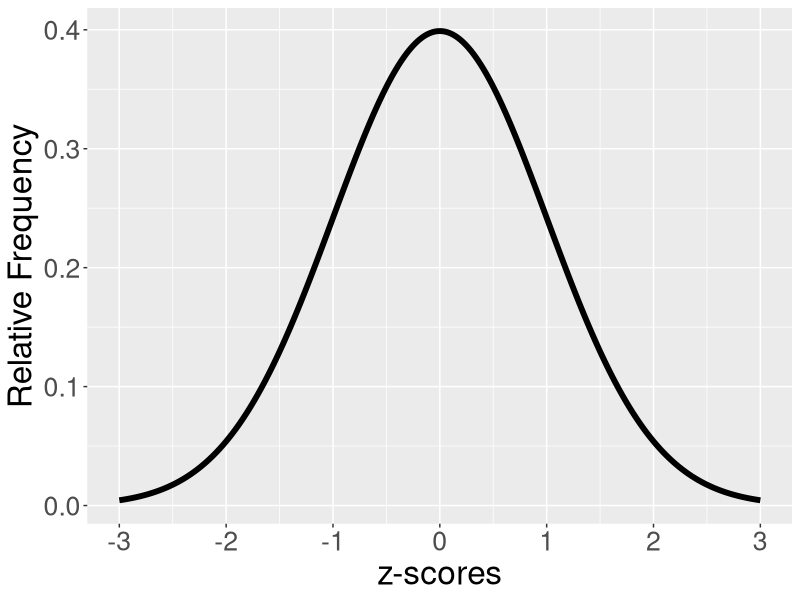
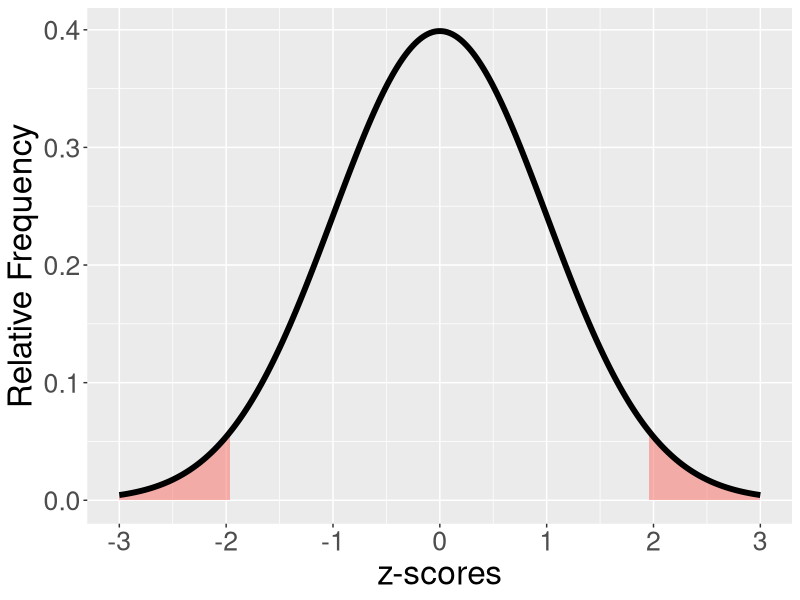
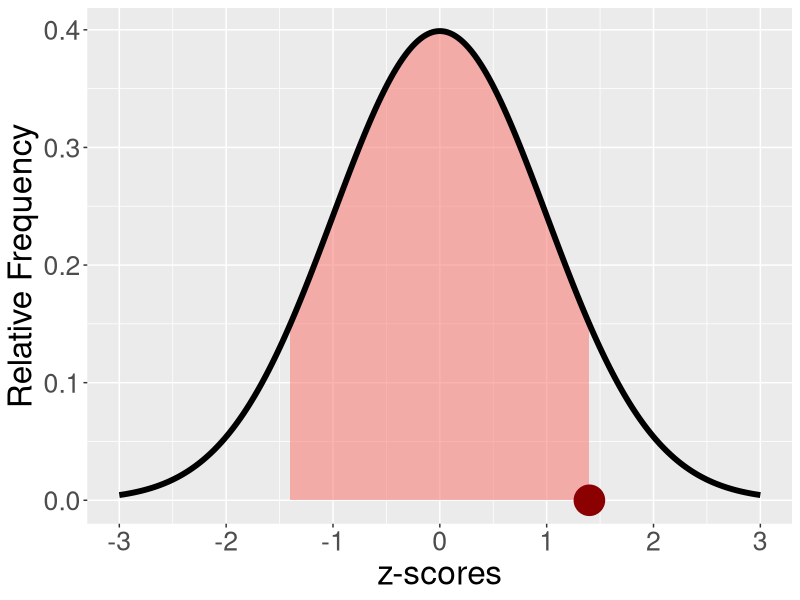
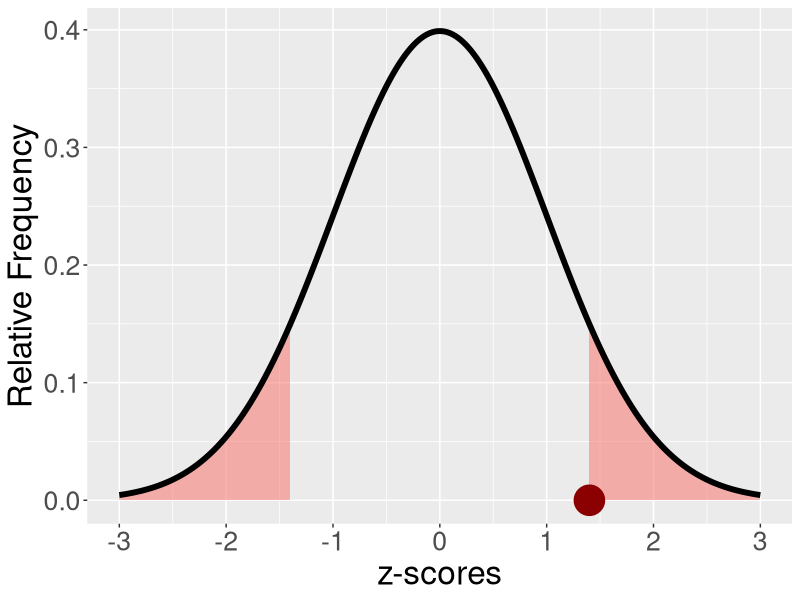
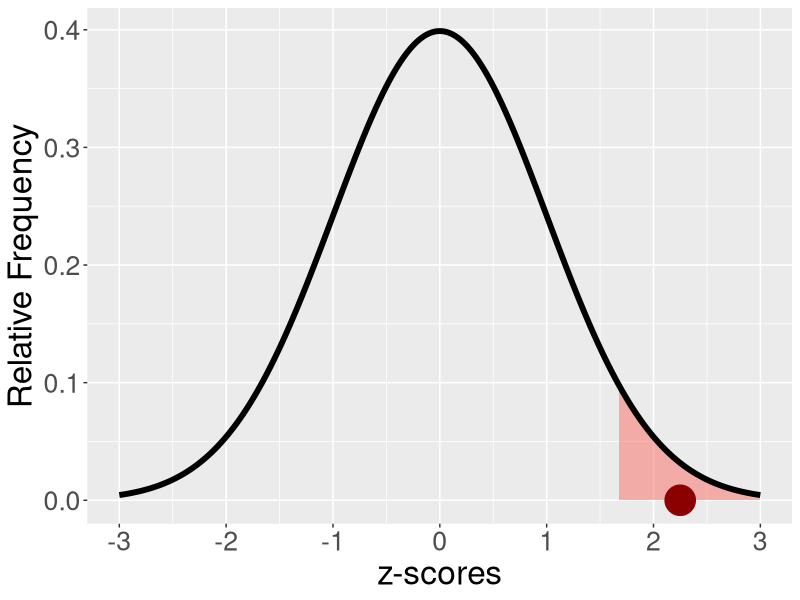
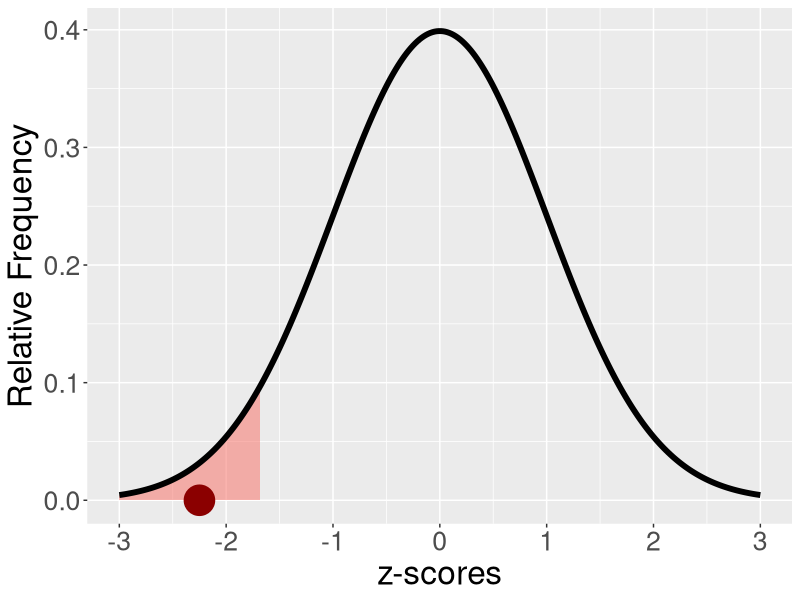
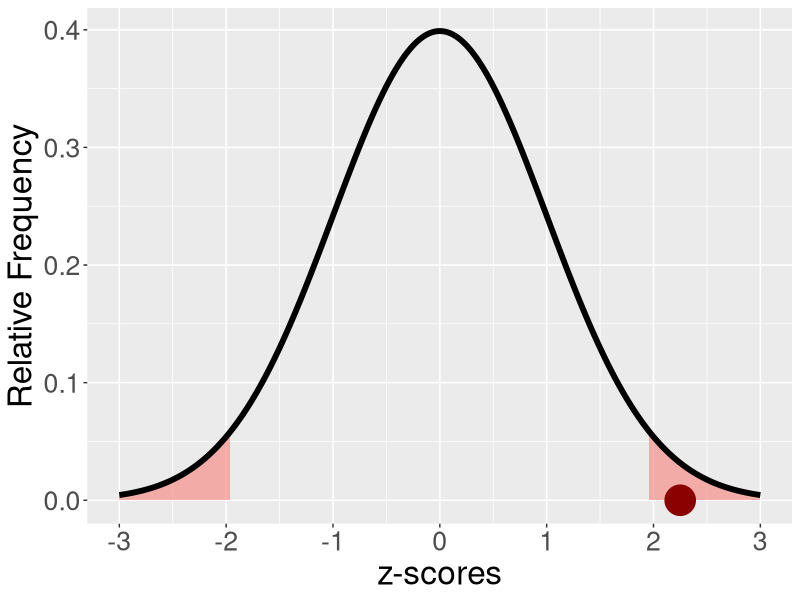
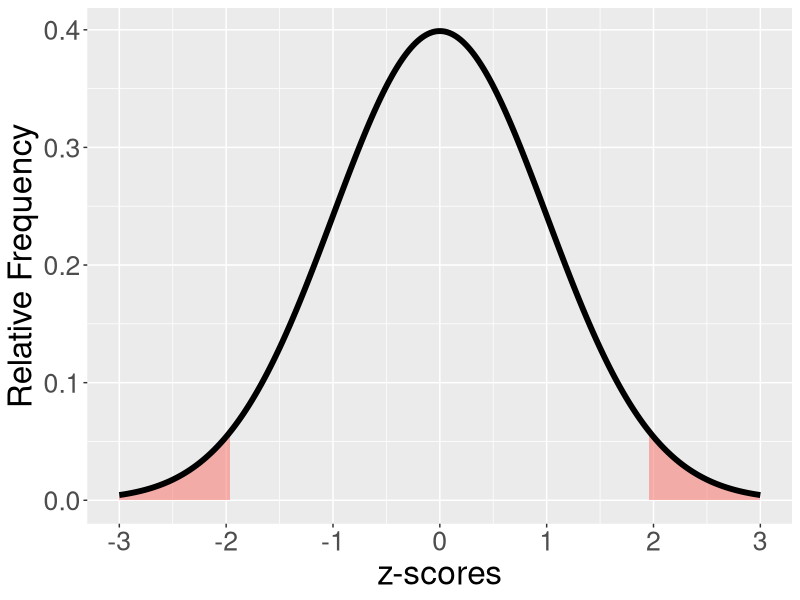

R code for these plots, in order:
# DSFO_08_02: Hypothesis Testing

# For PowerPoint, save graphics as 9" x 4" (2700 x 1200) using
# width = 13.5, height = 6, dpi = 200. 
# But for book use 12 x 6 @ 300

# Color palette:
# - Red:   firebrick3 (#136)
# - Blue:  #1D76B5
# - White: white      (#1)
# - Black: black      (#24)
# - Tan:   wheat      (#646)

# Use ggplot2 as much as possible
library("ggplot2")

# ======================================================================
# Figure_08_02_01_Normal_distribution.png
# ======================================================================

# Shade region of a normal density plot
# Adapted from https://gist.github.com/jrnold/6799152

px <- 1.4   # X coordinate for point on graph
lb <- -1.4  # Lower bounds for marked region
ub <- 1.4   # Upper bounds for marked region
mean = 0    # Mean of distribution
sd = 1      # SD of distribution
limits = c(mean - 3 * sd, mean + 3 * sd)

x <- seq(limits[1], limits[2], length.out = 300)
xmin <- max(lb, limits[1])
xmax <- min(ub, limits[2])
areax <- seq(xmin, xmax, length.out = 300)
area <- data.frame(x = areax, 
                   ymin = 0,
                   ymax = dnorm(areax, mean = mean, sd = sd))
ggplot() +
  geom_line(data.frame(x = x, y = dnorm(x, mean = mean, sd = sd)), 
            mapping = aes(x = x, y = y), size = 2) + 
  scale_x_continuous(limits = limits, 
                     breaks = seq(limits[1], limits[2], 1)) +
  xlab("z-scores") +  # Title on Y axis
  ylab("Relative Frequency") +
  theme(text = element_text(size = 24)) +
  theme(legend.position = "none")

ggsave("Figure_08_02_01_Normal_distribution.png",
       width = 13.5, height = 6, dpi = 200)


# ======================================================================
# Figure_08_02_02_Central_region.png
# ======================================================================

# Shade region of a normal density plot
# Adapted from https://gist.github.com/jrnold/6799152

llb <- -3    # Lower bounds for left marked region
lub <- -1.96 # Upper bounds for left marked region
rlb <- 1.96  # Lower bounds for left marked region
rub <- 3     # Upper bounds for left marked region
mean = 0     # Mean of distribution
sd = 1       # SD of distribution
limits = c(mean - 3 * sd, mean + 3 * sd)

x <- seq(limits[1], limits[2], length.out = 300)

xminl <- max(llb, limits[1])
xmaxl <- min(lub, limits[2])
areaxl <- seq(xminl, xmaxl, length.out = 300)
areal <- data.frame(x = areaxl, 
                    ymin = 0,
                    ymax = dnorm(areaxl, mean = mean, sd = sd))

xminr <- max(rlb, limits[1])
xmaxr <- min(rub, limits[2])
areaxr <- seq(xminr, xmaxr, length.out = 300)
arear <- data.frame(x = areaxr, 
                    ymin = 0,
                    ymax = dnorm(areaxr, mean = mean, sd = sd))

ggplot() +
  geom_ribbon(data = areal,
              mapping = aes(x = x, ymin = ymin, ymax = ymax,
                            fill = "firebrick3", alpha = 0.5)) +
  geom_ribbon(data = arear,
              mapping = aes(x = x, ymin = ymin, ymax = ymax,
                            fill = "firebrick3", alpha = 0.5)) +
  geom_line(data.frame(x = x, y = dnorm(x, mean = mean, sd = sd)), 
            mapping = aes(x = x, y = y), size = 2) + 
  scale_x_continuous(limits = limits, 
                     breaks = seq(limits[1], limits[2], 1)) +
  xlab("z-scores") +  # Title on Y axis
  ylab("Relative Frequency") +
  theme(text = element_text(size = 24)) +
  theme(legend.position = "none")

ggsave("Figure_08_02_02_Central_region.png",
       width = 13.5, height = 6, dpi = 200)


# ======================================================================
# Figure 08.01. Observed p-Value, Part 1.png
# ======================================================================

# Shade region of a normal density plot
# Adapted from https://gist.github.com/jrnold/6799152

px <- 1.4   # X coordinate for point on graph
lb <- -1.4  # Lower bounds for marked region
ub <- 1.4   # Upper bounds for marked region
mean = 0    # Mean of distribution
sd = 1      # SD of distribution
limits = c(mean - 3 * sd, mean + 3 * sd)

x <- seq(limits[1], limits[2], length.out = 300)
xmin <- max(lb, limits[1])
xmax <- min(ub, limits[2])
areax <- seq(xmin, xmax, length.out = 300)
area <- data.frame(x = areax, 
                   ymin = 0,
                   ymax = dnorm(areax, mean = mean, sd = sd))
ggplot() +
  geom_ribbon(data = area,
              mapping = aes(x = x, ymin = ymin, ymax = ymax,
                            fill = "firebrick3", alpha = 0.5)) +
  geom_line(data.frame(x = x, y = dnorm(x, mean = mean, sd = sd)), 
            mapping = aes(x = x, y = y), size = 2) + 
  geom_point(aes(x = px, y = 0), size = 10, color = "darkred") +
  scale_x_continuous(limits = limits, 
                     breaks = seq(limits[1], limits[2], 1)) +
  xlab("z-scores") +  # Title on Y axis
  ylab("Relative Frequency") +
  theme(text = element_text(size = 24)) +
  theme(legend.position = "none")
  
ggsave("Figure 08.01. Observed p-Value, Part 1.png",
#        width = 12, height = 6, dpi = 300)
       width = 13.5, height = 6, dpi = 200)

# ======================================================================
# Figure 08.02. Observed p-Value, Part 2.png
# ======================================================================

px <- 1.4    # X coordinate for point on graph
llb <- -3    # Lower bounds for left marked region
lub <- -1.4  # Upper bounds for left marked region
rlb <- 1.4   # Lower bounds for left marked region
rub <- 3     # Upper bounds for left marked region
mean = 0     # Mean of distribution
sd = 1       # SD of distribution
limits = c(mean - 3 * sd, mean + 3 * sd)

x <- seq(limits[1], limits[2], length.out = 300)

xminl <- max(llb, limits[1])
xmaxl <- min(lub, limits[2])
areaxl <- seq(xminl, xmaxl, length.out = 300)
areal <- data.frame(x = areaxl, 
                    ymin = 0,
                    ymax = dnorm(areaxl, mean = mean, sd = sd))

xminr <- max(rlb, limits[1])
xmaxr <- min(rub, limits[2])
areaxr <- seq(xminr, xmaxr, length.out = 300)
arear <- data.frame(x = areaxr, 
                    ymin = 0,
                    ymax = dnorm(areaxr, mean = mean, sd = sd))

ggplot() +
  geom_ribbon(data = areal,
              mapping = aes(x = x, ymin = ymin, ymax = ymax,
                            fill = "firebrick3", alpha = 0.5)) +
  geom_ribbon(data = arear,
              mapping = aes(x = x, ymin = ymin, ymax = ymax,
                            fill = "firebrick3", alpha = 0.5)) +
  geom_line(data.frame(x = x, y = dnorm(x, mean = mean, sd = sd)), 
            mapping = aes(x = x, y = y), size = 2) + 
  geom_point(aes(x = px, y = 0), size = 10, color = "darkred") +
  scale_x_continuous(limits = limits, 
                     breaks = seq(limits[1], limits[2], 1)) +
  xlab("z-scores") +  # Title on Y axis
  ylab("Relative Frequency") +
  theme(text = element_text(size = 24)) +
  theme(legend.position = "none")

ggsave("Figure 08.02. Observed p-Value, Part 2.png",
#        width = 12, height = 6, dpi = 300)
       width = 13.5, height = 6, dpi = 200)


# ======================================================================
# Figure 08.03. Null Distribution for One-Tailed Test on High End.png
# ======================================================================

px <- 2.25  # X coordinate for point on graph
lb <- 1.68  # Lower bounds for marked region
ub <- 3     # Upper bounds for marked region
mean = 0    # Mean of distribution
sd = 1      # SD of distribution
limits = c(mean - 3 * sd, mean + 3 * sd)

x <- seq(limits[1], limits[2], length.out = 300)
xmin <- max(lb, limits[1])
xmax <- min(ub, limits[2])
areax <- seq(xmin, xmax, length.out = 300)
area <- data.frame(x = areax, 
                   ymin = 0,
                   ymax = dnorm(areax, mean = mean, sd = sd))
ggplot() +
  geom_ribbon(data = area,
              mapping = aes(x = x, ymin = ymin, ymax = ymax,
                            fill = "firebrick3", alpha = 0.5)) +
  geom_line(data.frame(x = x, y = dnorm(x, mean = mean, sd = sd)), 
            mapping = aes(x = x, y = y), size = 2) + 
  geom_point(aes(x = px, y = 0), size = 10, color = "darkred") +
  scale_x_continuous(limits = limits, 
                     breaks = seq(limits[1], limits[2], 1)) +
  xlab("z-scores") +  # Title on Y axis
  ylab("Relative Frequency") +
  theme(text = element_text(size = 24)) +
  theme(legend.position = "none")

ggsave(paste("Figure 08.03. Null Distribution for One-Tailed Test",
             "on High End.png"),
#        width = 12, height = 6, dpi = 300)
       width = 13.5, height = 6, dpi = 200)

# ======================================================================
# Figure 08.04. Null Distribution for One-Tailed Test on Low End.png
# ======================================================================

px <- -2.25 # X coordinate for point on graph
lb <- -3    # Lower bounds for marked region
ub <- -1.68 # Upper bounds for marked region
mean = 0    # Mean of distribution
sd = 1      # SD of distribution
limits = c(mean - 3 * sd, mean + 3 * sd)

x <- seq(limits[1], limits[2], length.out = 300)
xmin <- max(lb, limits[1])
xmax <- min(ub, limits[2])
areax <- seq(xmin, xmax, length.out = 300)
area <- data.frame(x = areax, 
                   ymin = 0,
                   ymax = dnorm(areax, mean = mean, sd = sd))
ggplot() +
  geom_ribbon(data = area,
              mapping = aes(x = x, ymin = ymin, ymax = ymax,
                            fill = "firebrick3", alpha = 0.5)) +
  geom_line(data.frame(x = x, y = dnorm(x, mean = mean, sd = sd)), 
            mapping = aes(x = x, y = y), size = 2) + 
  geom_point(aes(x = px, y = 0), size = 10, color = "darkred") +
  scale_x_continuous(limits = limits, 
                     breaks = seq(limits[1], limits[2], 1)) +
  xlab("z-scores") +  # Title on Y axis
  ylab("Relative Frequency") +
  theme(text = element_text(size = 24)) +
  theme(legend.position = "none")

ggsave(paste("Figure 08.04. Null Distribution for One-Tailed Test",
             "on Low End.png"),
#        width = 12, height = 6, dpi = 300)
       width = 13.5, height = 6, dpi = 200)

# ======================================================================
# Figure 08.05. Null Distribution for Two-Tailed Test.png
# ======================================================================

px <- 2.25   # X coordinate for point on graph
llb <- -3    # Lower bounds for left marked region
lub <- -1.96 # Upper bounds for left marked region
rlb <- 1.96  # Lower bounds for left marked region
rub <- 3     # Upper bounds for left marked region
mean = 0     # Mean of distribution
sd = 1       # SD of distribution
limits = c(mean - 3 * sd, mean + 3 * sd)

x <- seq(limits[1], limits[2], length.out = 300)

xminl <- max(llb, limits[1])
xmaxl <- min(lub, limits[2])
areaxl <- seq(xminl, xmaxl, length.out = 300)
areal <- data.frame(x = areaxl, 
                    ymin = 0,
                    ymax = dnorm(areaxl, mean = mean, sd = sd))

xminr <- max(rlb, limits[1])
xmaxr <- min(rub, limits[2])
areaxr <- seq(xminr, xmaxr, length.out = 300)
arear <- data.frame(x = areaxr, 
                    ymin = 0,
                    ymax = dnorm(areaxr, mean = mean, sd = sd))

ggplot() +
  geom_ribbon(data = areal,
              mapping = aes(x = x, ymin = ymin, ymax = ymax,
                            fill = "firebrick3", alpha = 0.5)) +
  geom_ribbon(data = arear,
              mapping = aes(x = x, ymin = ymin, ymax = ymax,
                            fill = "firebrick3", alpha = 0.5)) +
  geom_line(data.frame(x = x, y = dnorm(x, mean = mean, sd = sd)), 
            mapping = aes(x = x, y = y), size = 2) + 
  geom_point(aes(x = px, y = 0), size = 10, color = "darkred") +
  scale_x_continuous(limits = limits, 
                     breaks = seq(limits[1], limits[2], 1)) +
  xlab("z-scores") +  # Title on Y axis
  ylab("Relative Frequency") +
  theme(text = element_text(size = 24)) +
  theme(legend.position = "none")

ggsave("Figure 08.05. Null Distribution for Two-Tailed Test.png",
#        width = 12, height = 6, dpi = 300)
       width = 13.5, height = 6, dpi = 200)

# ======================================================================
# Figure 08.06. Null Distribution for Two-Tailed Test.png
# ======================================================================

# Same as 08.05 but with no dot for mean

llb <- -3    # Lower bounds for left marked region
lub <- -1.96 # Upper bounds for left marked region
rlb <- 1.96  # Lower bounds for left marked region
rub <- 3     # Upper bounds for left marked region
mean = 0     # Mean of distribution
sd = 1       # SD of distribution
limits = c(mean - 3 * sd, mean + 3 * sd)

x <- seq(limits[1], limits[2], length.out = 300)

xminl <- max(llb, limits[1])
xmaxl <- min(lub, limits[2])
areaxl <- seq(xminl, xmaxl, length.out = 300)
areal <- data.frame(x = areaxl, 
                    ymin = 0,
                    ymax = dnorm(areaxl, mean = mean, sd = sd))

xminr <- max(rlb, limits[1])
xmaxr <- min(rub, limits[2])
areaxr <- seq(xminr, xmaxr, length.out = 300)
arear <- data.frame(x = areaxr, 
                    ymin = 0,
                    ymax = dnorm(areaxr, mean = mean, sd = sd))

ggplot() +
  geom_ribbon(data = areal,
              mapping = aes(x = x, ymin = ymin, ymax = ymax,
                            fill = "firebrick3", alpha = 0.5)) +
  geom_ribbon(data = arear,
              mapping = aes(x = x, ymin = ymin, ymax = ymax,
                            fill = "firebrick3", alpha = 0.5)) +
  geom_line(data.frame(x = x, y = dnorm(x, mean = mean, sd = sd)), 
            mapping = aes(x = x, y = y), size = 2) + 
  scale_x_continuous(limits = limits, 
                     breaks = seq(limits[1], limits[2], 1)) +
  xlab("z-scores") +  # Title on Y axis
  ylab("Relative Frequency") +
  theme(text = element_text(size = 24)) +
  theme(legend.position = "none")

ggsave("Figure 08.06. Null Distribution for Two-Tailed Test.png",
#        width = 12, height = 6, dpi = 300)
       width = 13.5, height = 6, dpi = 200)

# ======================================================================
# Figure 08.07. Alpha and Beta Regions.png
# ======================================================================

llb <- 1.68   # Lower bounds for left distribution's marked region
lub <- 5      # Upper bounds for left distribution's marked region
rlb <- -3     # Lower bounds for right distribution's marked region
rub <- 1.68   # Upper bounds for right distribution's marked region
meanl = 0     # Mean of left distribution
sdl = 1       # SD of left distribution
meanr = 2     # Mean of right distribution
sdr = 1       # SD of right distribution
limits = c(meanl - 3 * sdl, meanr + 3 * sdr)

x <- seq(limits[1], limits[2], length.out = 300)

# Left distribution
xminl <- max(llb, limits[1])
xmaxl <- min(lub, limits[2])
areaxl <- seq(xminl, xmaxl, length.out = 300)
areal <- data.frame(x = areaxl, 
                    ymin = 0,
                    ymax = dnorm(areaxl, mean = meanl, sd = sdl))

# Right distribution
xminr <- max(rlb, limits[1])
xmaxr <- min(rub, limits[2])
areaxr <- seq(xminr, xmaxr, length.out = 300)
arear <- data.frame(x = areaxr, 
                    ymin = 0,
                    ymax = dnorm(areaxr, mean = meanr, sd = sdr))

ggplot() +
  geom_ribbon(data = arear,
              mapping = aes(x = x, ymin = ymin, ymax = ymax,
                            fill = "firebrick3", alpha = 0.5)) +
  geom_ribbon(data = areal,
              mapping = aes(x = x, ymin = ymin, ymax = ymax,
                            fill = "dodgerblue3", alpha = 0.5)) +
  geom_line(data.frame(x = x, y = dnorm(x, mean = meanl, sd = sdl)), 
            mapping = aes(x = x, y = y),
            size = 2, color = "firebrick3") + 
  geom_segment(aes(x = meanl, xend = meanl,
                   y = 0, yend = dnorm(meanl, mean = meanl, sd = sdl)),
               linetype = "dotted", color = "firebrick3", size = 3) +
  geom_point(aes(x = 2.25, y = 0), size = 10, color = "darkred") +
  geom_line(data.frame(x = x, y = dnorm(x, mean = meanr, sd = sdr)), 
            mapping = aes(x = x, y = y),
            size = 2, color = "dodgerblue3") + 
  geom_segment(aes(x = meanr, xend = meanr,
                   y = 0, yend = dnorm(meanr, mean = meanr, sd = sdr)),
               linetype = "dotted", color = "dodgerblue3", size = 3) +
  geom_point(aes(x = 1, y = 0), size = 10, color = "dodgerblue3") +
  scale_x_continuous(limits = limits, 
                     breaks = seq(limits[1], limits[2], 1)) +
  xlab("z-scores") +  # Title on Y axis
  ylab("Relative Frequency") +
  theme(text = element_text(size = 24)) +
  theme(legend.position = "none")

ggsave("Figure 08.07. Alpha and Beta Regions.png",
#        width = 12, height = 6, dpi = 300)
       width = 13.5, height = 6, dpi = 200)

# ======================================================================
# Figure 08.08. Effect of Effect Size on Beta.png
# ======================================================================

llb <- 1.68   # Lower bounds for left distribution's marked region
lub <- 6      # Upper bounds for left distribution's marked region
rlb <- -3     # Lower bounds for right distribution's marked region
rub <- 1.68   # Upper bounds for right distribution's marked region
meanl = 0     # Mean of left distribution
sdl = 1       # SD of left distribution
meanr = 3     # Mean of right distribution
sdr = 1       # SD of right distribution
limits = c(meanl - 3 * sdl, meanr + 3 * sdr)

x <- seq(limits[1], limits[2], length.out = 300)

# Left distribution
xminl <- max(llb, limits[1])
xmaxl <- min(lub, limits[2])
areaxl <- seq(xminl, xmaxl, length.out = 300)
areal <- data.frame(x = areaxl, 
                    ymin = 0,
                    ymax = dnorm(areaxl, mean = meanl, sd = sdl))

# Right distribution
xminr <- max(rlb, limits[1])
xmaxr <- min(rub, limits[2])
areaxr <- seq(xminr, xmaxr, length.out = 300)
arear <- data.frame(x = areaxr, 
                    ymin = 0,
                    ymax = dnorm(areaxr, mean = meanr, sd = sdr))

ggplot() +
  geom_ribbon(data = arear,
              mapping = aes(x = x, ymin = ymin, ymax = ymax,
                            fill = "firebrick3", alpha = 0.5)) +
  geom_ribbon(data = areal,
              mapping = aes(x = x, ymin = ymin, ymax = ymax,
                            fill = "dodgerblue3", alpha = 0.5)) +
  geom_line(data.frame(x = x, y = dnorm(x, mean = meanl, sd = sdl)), 
            mapping = aes(x = x, y = y),
            size = 2, color = "firebrick3") + 
  geom_segment(aes(x = meanl, xend = meanl,
                   y = 0, yend = dnorm(meanl, mean = meanl, sd = sdl)),
               linetype = "dotted", color = "firebrick3", size = 3) +
  geom_point(aes(x = 2.25, y = 0), size = 10, color = "darkred") +
  geom_line(data.frame(x = x, y = dnorm(x, mean = meanr, sd = sdr)), 
            mapping = aes(x = x, y = y),
            size = 2, color = "dodgerblue3") + 
  geom_segment(aes(x = meanr, xend = meanr,
                   y = 0, yend = dnorm(meanr, mean = meanr, sd = sdr)),
               linetype = "dotted", color = "dodgerblue3", size = 3) +
  geom_point(aes(x = 1, y = 0), size = 10, color = "dodgerblue3") +
  scale_x_continuous(limits = limits, 
                     breaks = seq(limits[1], limits[2], 1)) +
  xlab("z-scores") +  # Title on Y axis
  ylab("Relative Frequency") +
  theme(text = element_text(size = 24)) +
  theme(legend.position = "none")

ggsave("Figure 08.08. Effect of Effect Size on Beta.png",
#        width = 12, height = 6, dpi = 300)
       width = 13.5, height = 6, dpi = 200)

# ======================================================================
# Figure 08.09. Effect of Alpha on Beta.png
# ======================================================================

llb <- 0.84   # Lower bounds for left distribution's marked region
lub <- 5      # Upper bounds for left distribution's marked region
rlb <- -3     # Lower bounds for right distribution's marked region
rub <- 0.84   # Upper bounds for right distribution's marked region
meanl = 0     # Mean of left distribution
sdl = 1       # SD of left distribution
meanr = 2     # Mean of right distribution
sdr = 1       # SD of right distribution
limits = c(meanl - 3 * sdl, meanr + 3 * sdr)

x <- seq(limits[1], limits[2], length.out = 300)

# Left distribution
xminl <- max(llb, limits[1])
xmaxl <- min(lub, limits[2])
areaxl <- seq(xminl, xmaxl, length.out = 300)
areal <- data.frame(x = areaxl, 
                    ymin = 0,
                    ymax = dnorm(areaxl, mean = meanl, sd = sdl))

# Right distribution
xminr <- max(rlb, limits[1])
xmaxr <- min(rub, limits[2])
areaxr <- seq(xminr, xmaxr, length.out = 300)
arear <- data.frame(x = areaxr, 
                    ymin = 0,
                    ymax = dnorm(areaxr, mean = meanr, sd = sdr))

ggplot() +
  geom_ribbon(data = arear,
              mapping = aes(x = x, ymin = ymin, ymax = ymax,
                            fill = "firebrick3", alpha = 0.5)) +
  geom_ribbon(data = areal,
              mapping = aes(x = x, ymin = ymin, ymax = ymax,
                            fill = "dodgerblue3", alpha = 0.5)) +
  geom_line(data.frame(x = x, y = dnorm(x, mean = meanl, sd = sdl)), 
            mapping = aes(x = x, y = y),
            size = 2, color = "firebrick3") + 
  geom_segment(aes(x = meanl, xend = meanl,
                   y = 0, yend = dnorm(meanl, mean = meanl, sd = sdl)),
               linetype = "dotted", color = "firebrick3", size = 3) +
  geom_point(aes(x = 2.25, y = 0), size = 10, color = "darkred") +
  geom_line(data.frame(x = x, y = dnorm(x, mean = meanr, sd = sdr)), 
            mapping = aes(x = x, y = y),
            size = 2, color = "dodgerblue3") + 
  geom_segment(aes(x = meanr, xend = meanr,
                   y = 0, yend = dnorm(meanr, mean = meanr, sd = sdr)),
               linetype = "dotted", color = "dodgerblue3", size = 3) +
  geom_point(aes(x = 1, y = 0), size = 10, color = "dodgerblue3") +
  scale_x_continuous(limits = limits, 
                     breaks = seq(limits[1], limits[2], 1)) +
  xlab("z-scores") +  # Title on Y axis
  ylab("Relative Frequency") +
  theme(text = element_text(size = 24)) +
  theme(legend.position = "none")

ggsave("Figure 08.09. Effect of Alpha on Beta.png",
#        width = 12, height = 6, dpi = 300)
       width = 13.5, height = 6, dpi = 200)

# ======================================================================
# Figure 08.10. Effect of Standard Error on Beta.png
# ======================================================================

llb <- 0.84   # Lower bounds for left distribution's marked region
lub <- 5      # Upper bounds for left distribution's marked region
rlb <- -3     # Lower bounds for right distribution's marked region
rub <- 0.84   # Upper bounds for right distribution's marked region
meanl = 0     # Mean of left distribution
sdl = .5       # SD of left distribution
meanr = 2     # Mean of right distribution
sdr = .5       # SD of right distribution
limits = c(meanl - 6 * sdl, meanr + 6 * sdr)

x <- seq(limits[1], limits[2], length.out = 500)

# Left distribution
xminl <- max(llb, limits[1])
xmaxl <- min(lub, limits[2])
areaxl <- seq(xminl, xmaxl, length.out = 500)
areal <- data.frame(x = areaxl, 
                    ymin = 0,
                    ymax = dnorm(areaxl, mean = meanl, sd = sdl))

# Right distribution
xminr <- max(rlb, limits[1])
xmaxr <- min(rub, limits[2])
areaxr <- seq(xminr, xmaxr, length.out = 500)
arear <- data.frame(x = areaxr, 
                    ymin = 0,
                    ymax = dnorm(areaxr, mean = meanr, sd = sdr))

ggplot() +
  geom_ribbon(data = arear,
              mapping = aes(x = x, ymin = ymin, ymax = ymax,
                            fill = "firebrick3", alpha = 0.5)) +
  geom_ribbon(data = areal,
              mapping = aes(x = x, ymin = ymin, ymax = ymax,
                            fill = "dodgerblue3", alpha = 0.5)) +
  geom_line(data.frame(x = x, y = dnorm(x, mean = meanl, sd = sdl)), 
            mapping = aes(x = x, y = y),
            size = 2, color = "firebrick3") + 
  geom_segment(aes(x = meanl, xend = meanl,
                   y = 0, yend = dnorm(meanl, mean = meanl, sd = sdl)),
               linetype = "dotted", color = "firebrick3", size = 3) +
  geom_point(aes(x = 2.25, y = 0), size = 10, color = "darkred") +
  geom_line(data.frame(x = x, y = dnorm(x, mean = meanr, sd = sdr)), 
            mapping = aes(x = x, y = y),
            size = 2, color = "dodgerblue3") + 
  geom_segment(aes(x = meanr, xend = meanr,
                   y = 0, yend = dnorm(meanr, mean = meanr, sd = sdr)),
               linetype = "dotted", color = "dodgerblue3", size = 3) +
  geom_point(aes(x = 1, y = 0), size = 10, color = "dodgerblue3") +
  scale_x_continuous(limits = limits, 
                     breaks = seq(limits[1], limits[2], 1)) +
  xlab("z-scores") +  # Title on Y axis
  ylab("Relative Frequency") +
  theme(text = element_text(size = 24)) +
  theme(legend.position = "none")

ggsave("Figure 08.10. Effect of Standard Error on Beta.png",
#        width = 12, height = 6, dpi = 300)
       width = 13.5, height = 6, dpi = 200)

# ======================================================================
# Figure 08.11. z-test, example.png
# ======================================================================

px <- -1.06    # X coordinate for point on graph
llb <- -3    # Lower bounds for left marked region
lub <- -1.96  # Upper bounds for left marked region
rlb <- 1.96   # Lower bounds for left marked region
rub <- 3     # Upper bounds for left marked region
mean = 0     # Mean of distribution
sd = 1       # SD of distribution
limits = c(mean - 3 * sd, mean + 3 * sd)

x <- seq(limits[1], limits[2], length.out = 300)

xminl <- max(llb, limits[1])
xmaxl <- min(lub, limits[2])
areaxl <- seq(xminl, xmaxl, length.out = 300)
areal <- data.frame(x = areaxl, 
                    ymin = 0,
                    ymax = dnorm(areaxl, mean = mean, sd = sd))

xminr <- max(rlb, limits[1])
xmaxr <- min(rub, limits[2])
areaxr <- seq(xminr, xmaxr, length.out = 300)
arear <- data.frame(x = areaxr, 
                    ymin = 0,
                    ymax = dnorm(areaxr, mean = mean, sd = sd))

ggplot() +
  geom_ribbon(data = areal,
              mapping = aes(x = x, ymin = ymin, ymax = ymax,
                            fill = "firebrick3", alpha = 0.5)) +
  geom_ribbon(data = arear,
              mapping = aes(x = x, ymin = ymin, ymax = ymax,
                            fill = "firebrick3", alpha = 0.5)) +
  geom_line(data.frame(x = x, y = dnorm(x, mean = mean, sd = sd)), 
            mapping = aes(x = x, y = y), size = 2) + 
  geom_point(aes(x = px, y = 0), size = 10, color = "darkred") +
  scale_x_continuous(limits = limits, 
                     breaks = seq(limits[1], limits[2], 1)) +
  xlab("z-scores") +  # Title on Y axis
  ylab("Relative Frequency") +
  theme(text = element_text(size = 24)) +
  theme(legend.position = "none")

ggsave("Figure 08.11. z-test, example.png",
       #        width = 12, height = 6, dpi = 300)
       width = 13.5, height = 6, dpi = 200)

# ======================================================================
# Figure 08.12. z-test, example 2.png
# ======================================================================

px <- 1  # X coordinate for point on graph
lb <- 1.65  # Lower bounds for marked region
ub <- 3     # Upper bounds for marked region
mean = 0    # Mean of distribution
sd = 1      # SD of distribution
limits = c(mean - 3 * sd, mean + 3 * sd)

x <- seq(limits[1], limits[2], length.out = 300)
xmin <- max(lb, limits[1])
xmax <- min(ub, limits[2])
areax <- seq(xmin, xmax, length.out = 300)
area <- data.frame(x = areax, 
                   ymin = 0,
                   ymax = dnorm(areax, mean = mean, sd = sd))
ggplot() +
  geom_ribbon(data = area,
              mapping = aes(x = x, ymin = ymin, ymax = ymax,
                            fill = "firebrick3", alpha = 0.5)) +
  geom_line(data.frame(x = x, y = dnorm(x, mean = mean, sd = sd)), 
            mapping = aes(x = x, y = y), size = 2) + 
  geom_point(aes(x = px, y = 0), size = 10, color = "darkred") +
  scale_x_continuous(limits = limits, 
                     breaks = seq(limits[1], limits[2], 1)) +
  xlab("z-scores") +  # Title on Y axis
  ylab("Relative Frequency") +
  theme(text = element_text(size = 24)) +
  theme(legend.position = "none")

ggsave("Figure 08.12. z-test, example 2.png",
       #        width = 12, height = 6, dpi = 300)
       width = 13.5, height = 6, dpi = 200)


# ======================================================================
# False negative scatterplot
# ======================================================================

require("MASS")
require("ggplot2")

# r = 0.25
sigma4 <- matrix(c(1, .25, .25, 1), 2, 2)
scatter_pos <- as.data.frame(mvrnorm(n = 100, mu = rep(0, 2), sigma4))

ggplot(scatter_pos, aes(V1, V2)) + 
  # Regression line
  geom_smooth(method="lm",
              color = "gray70",
              size = 2,
              fill=NA,
              fullrange=TRUE) + 
  # Points
  geom_point(size=5, 
             color="#1D76B5", 
             fill="#1D76B5", 
             shape=21)

# ======================================================================
# False positive scatterplot
# ======================================================================

# r = 0.00
sigma5 <- matrix(c(1, 0, 0, 1), 2, 2)
scatter_zero <- as.data.frame(mvrnorm(n = 100, mu = rep(0, 2), sigma5))

ggplot(scatter_zero, aes(V1, V2)) + 
  # Regression line
  geom_smooth(method="lm",
              color = "gray70",
              size = 2,
              fill=NA,
              fullrange=TRUE) + 
  # Points
  geom_point(size=5, 
             color="#1D76B5", 
             fill="#1D76B5", 
             shape=21)

